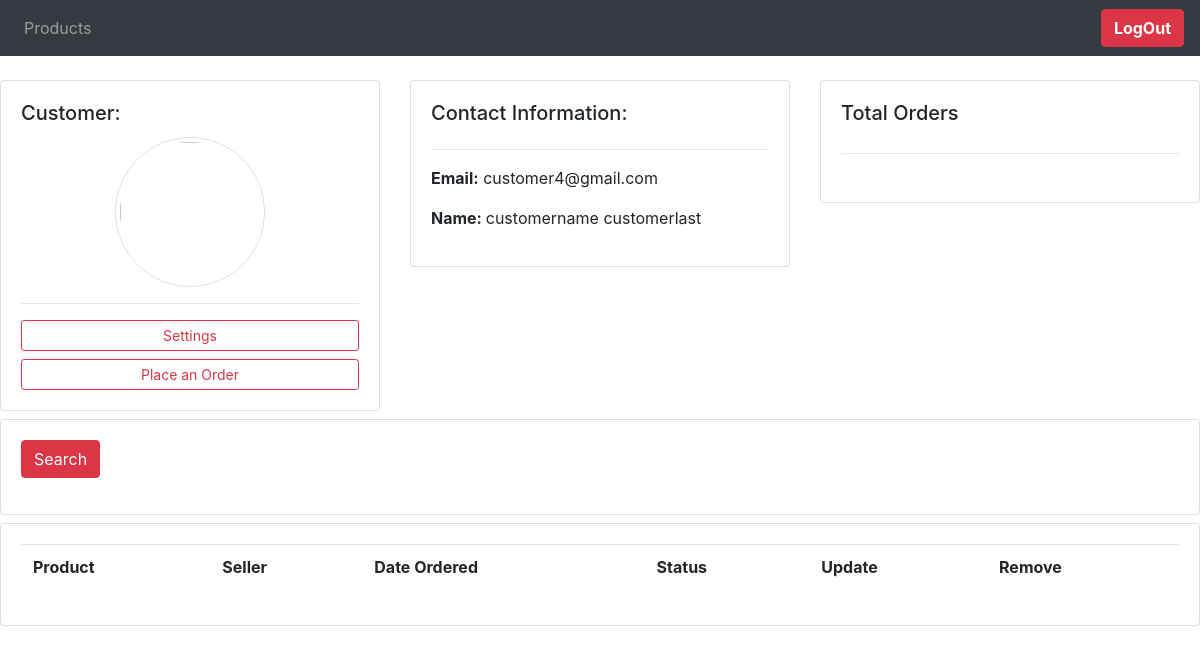
Before: /customer/3/ with the older database file.
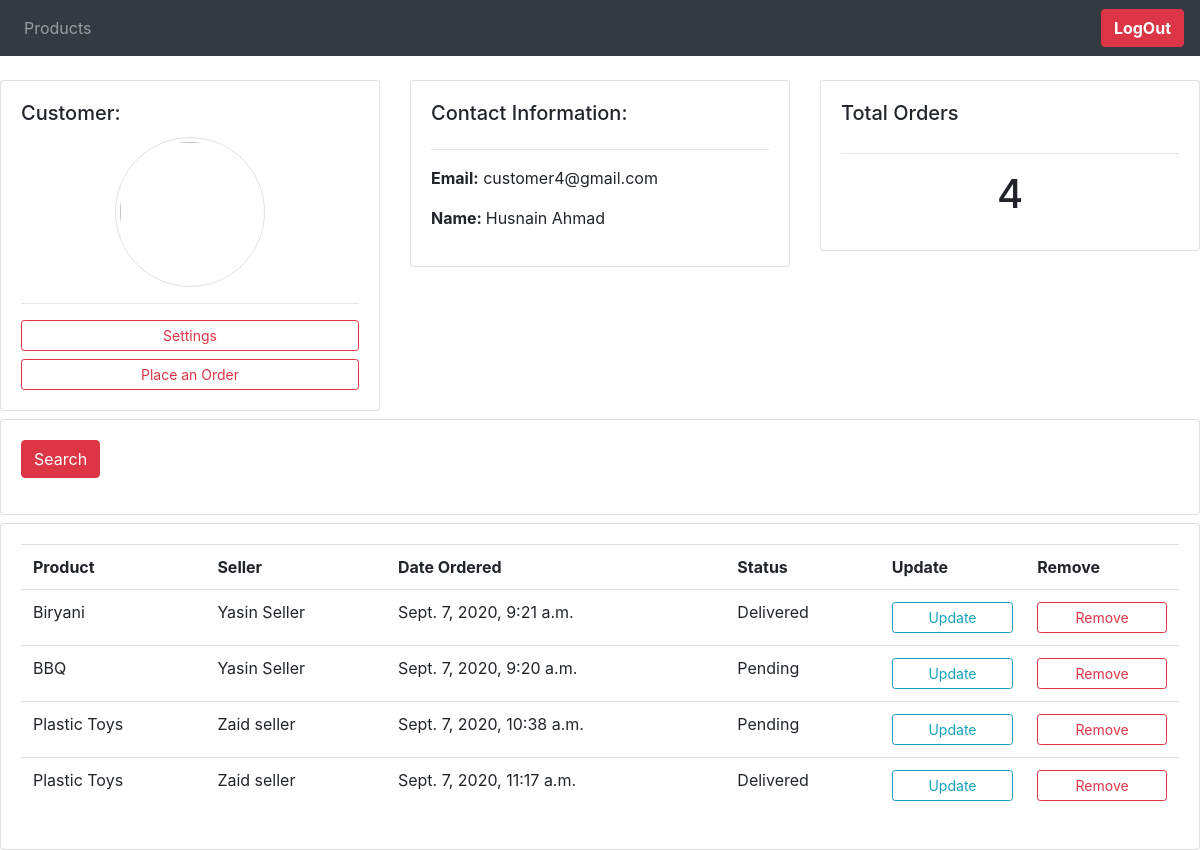
After: the same page with the newer database file.
### Customer/models.py (models this page shows, shortened)
class Customer(models.Model):
    user = models.OneToOneField(User,on_delete=models.CASCADE,unique=True)
    first_name = models.CharField(max_length=50)
    last_name = models.CharField(max_length=50,null=True)
    profile_pic = models.ImageField(null=True, default="defaultprofile.jpg" ,blank=True)
    created_at = models.DateTimeField(auto_now_add=True,max_length=200)
    updated_at = models.DateTimeField(auto_now=True,max_length=200)
    class Meta:
        verbose_name = 'Customer'
        verbose_name_plural = 'Customers'

class Order(models.Model):
    STATUS = (
        ('Pending' , 'Pending'),
        ('Delivered' , 'Delivered'),
    )
    customer = models.ForeignKey(Customer , null=True , on_delete=models.SET_NULL)
    product = models.ForeignKey(Product,null=True , on_delete=models.SET_NULL)
    date_created = models.DateTimeField(auto_now=True)
    status = models.CharField(max_length=200,null=True,choices=STATUS)
    class Meta:
        verbose_name = 'Order'
        verbose_name_plural = 'Orders'

### Authentication/models.py (models this page shows, shortened)
class User(AbstractBaseUser,PermissionsMixin):
    email = models.EmailField( max_length=255, unique=True)
    user_type = models.CharField(max_length=200,choices=USER_TYPE_CHOICES,null=True)
    last_login = models.DateTimeField( blank=True, null=True)
    is_staff = models.BooleanField( default=False)
    is_superuser = models.BooleanField( default=False)
    is_active = models.BooleanField( default=True)
    date_joined = models.DateTimeField(default=timezone.now)
    objects = UserManager()
    USERNAME_FIELD = 'email'
    REQUIRED_FIELDS = []
    class Meta:
        ordering = ['email']

### product/models.py (models this page shows)
class Product(models.Model):
    seller = models.ForeignKey(Seller , on_delete=models.CASCADE)
    name = models.CharField(unique=True,max_length=200)
    description = models.CharField(max_length=200)
    price = models.IntegerField()
    created_at = models.DateTimeField(auto_now_add=True,max_length=200)
    updated_at = models.DateTimeField(auto_now=True,max_length=200)
    class Meta:
        verbose_name = 'Product'
        verbose_name_plural = 'Products'
    def __str__(self):
        return self.name

### seller/models.py (models this page shows, shortened)
class Seller(models.Model):
    user = models.OneToOneField(User,on_delete=models.CASCADE,unique=True)
    name = models.CharField(max_length=60,null=True)
    phone = models.CharField(max_length=13,null=True)
    created_at = models.DateTimeField(auto_now_add=True,max_length=200)
    updated_at = models.DateTimeField(auto_now=True,max_length=200)
    class Meta:
        verbose_name = 'Seller'
        verbose_name_plural = 'Sellers'

### Customer/views.py (the view)
# urls.py: path('<str:pk>/',customer_home ,name="customer-home"),
def customer_home(request,pk):
    try:
        customer =  Customer.objects.get(id=pk)
    except User.DoesNotExist:
        raise Http404("User Does Not Exisit")
    orders = customer.order_set.all()
    total_order = orders.count()
    context = {'customer':customer , 'orders':orders , "total_order":total_order }
    return render(request,"customer_home.html",context)

### static/template/customer_home.html (shortened to what this page needs)
{% extends 'main.html' %}
{% block content %}
<br>
<div class="row mb-2">
    <div class="col-md">
        <div class="card card-body">
            <h5 class="card-title">Customer:</h5>
            <img width="150" height="150" class="mx-auto d-block img-thumbnail rounded-circle" src="{{request.user.customer.profile_pic.url}}" alt="">
            <hr>
            <a class="btn btn-outline-danger btn-sm btn-block" href="{% url 'settings_user' request.user.customer.id %}">Settings</a>
            <a class="btn btn-outline-danger btn-sm btn-block" href="{% url 'place_order' request.user.customer.id %}">Place an Order </a>
        </div>
    </div>
    <div class="col-md">
        <div class="card card-body">
            <h5>Contact Information:</h5>
            <hr>
            <p class=""><b>Email:</b>  {{customer.user.email}}</p>
            <p><b>Name: </b> {{customer.first_name}} {{customer.last_name}}</p>
        </div>
    </div>
    <div class="col-md">
        <div class="card card-body">
            <h5 class="card-title">Total Orders</h5>
            <hr>
            <h1 class="text-center card-title">
                {% if orders %}
                {{total_order}}
                {% endif %}
            </h1>
        </div>
    </div>
</div>
<div class="row mt-2 mb-2">
    <div class="col-md">
        <div class="card card-body">
            <form method="get">
                <button class="btn btn-danger" type="submit"> Search</button>
            </form>
        </div>
    </div>
</div>
<div class="row mt-2">
    <div class="col-md">
        <div class="card card-body">
            <table class="table">
                <tr>
                    <th>Product</th>
                    <th>Seller</th>
                    <th>Date Ordered</th>
                    <th>Status</th>
                    <th>Update</th>
                    <th>Remove</th>
                </tr>
                {% if orders %}
                    {% for i in orders %}
                    <tr>
                        <td>{{i.product}}</td>
                        <td>{{i.product.seller.name}}</td>
                        <td>{{i.date_created}}</td>
                        <td>{{i.status}}</td>
                        <td>
                            <a class="btn btn-outline-info btn-sm btn-block" href="{% url 'updae_order' i.id %}">Update </a>
                        </td>
                        <td><a class="btn btn-outline-danger btn-sm btn-block" href="{% url 'delete_order' i.id %}">Remove</a></td>
                    </tr>
                    {% endfor %}
                {% endif %}
            </table>
        </div>
    </div>
</div>
{% endblock %}

Changed rows visible on the page:
changed Customer "customer4@gmail.com": first_name "customername" → "Husnain"; last_name "customerlast" → "Ahmad"
now on this page (row edited): Order: product "Biryani", product.seller.name "Yasin Seller", date_created "Sept. 7, 2020, 9:21 a.m.", status "Delivered"
added Order: product "BBQ", product.seller.name "Yasin Seller", date_created "Sept. 7, 2020, 9:20 a.m.", status "Pending"
added Order: product "Plastic Toys", product.seller.name "Zaid seller", date_created "Sept. 7, 2020, 10:38 a.m.", status "Pending"
added Order: product "Plastic Toys", product.seller.name "Zaid seller", date_created "Sept. 7, 2020, 11:17 a.m.", status "Delivered"
Other visible differences:
{{ total_order }}: (not shown) → "4"
